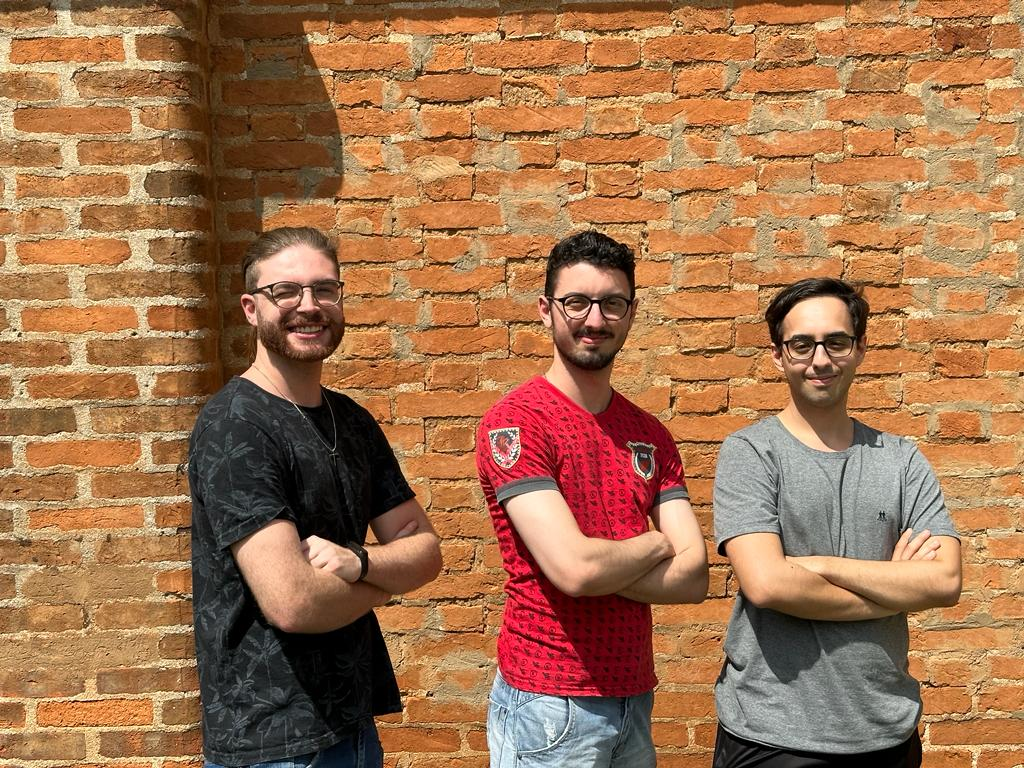
#> input picture Prova 1/Imagens/foto no muro.jpeg, 1024 x 768 px
$ python segmentacao_muro.py
#> lines starting #> are read from the running program, lines starting #| are printed output that depends on the picture; after the words box and inside, x2 and y2 are one past the last pixel; in counts of white or black regions, pixels touching at a corner belong together
import cv2
import numpy as np

# Read an image
img = cv2.imread('foto no muro.jpeg')
#> img is the input picture: shape (768, 1024, 3); mean B, G, R 79.2, 114.9, 162.1
print(img.shape)
#| (768, 1024, 3)

blurred_image = cv2.GaussianBlur(img, (9, 9), 0)
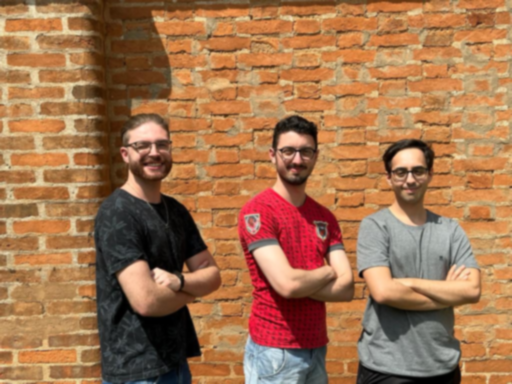
#> blurred_image: shape (768, 1024, 3) (shown at 1/2 size); mean B, G, R 79.2, 114.9, 162.1
hsv = cv2.cvtColor(blurred_image, cv2.COLOR_BGR2HSV)
#> hsv: shape (768, 1024, 3); mean H, S, V 29.6, 129.2, 163


# Mask da Roupa
lower_hsv_roupa = np.array([0, 0, 0])
upper_hsv_roupa = np.array([24, 255, 255])
maskRoupa = cv2.inRange(hsv, lower_hsv_roupa, upper_hsv_roupa)
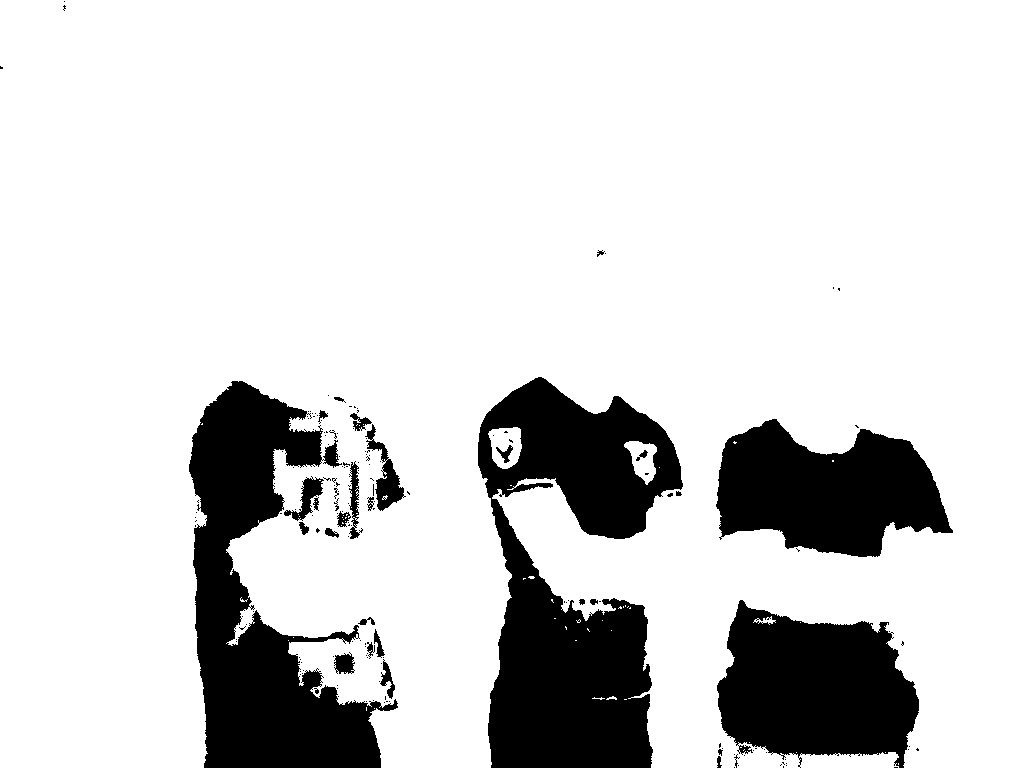
#> maskRoupa: shape (768, 1024); 83.1% white; 171 black regions (140 under 20 px), largest, box (x1, y1, x2, y2) and area: (478, 377, 683, 768) 45680, (189, 381, 398, 768) 36794, (717, 600, 919, 768) 23910

# Mask da Pele
lower_hsv_pele = np.array([11, 0, 0])
upper_hsv_pele = np.array([24, 255, 255])
maskPele = cv2.inRange(hsv, lower_hsv_pele, upper_hsv_pele)
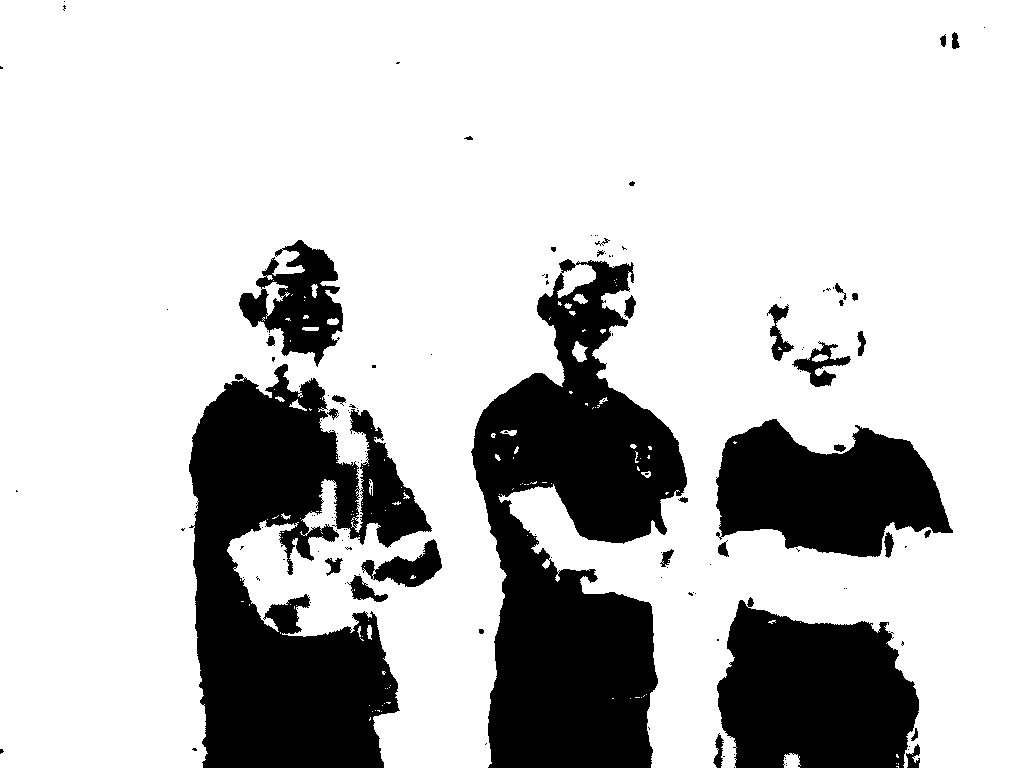
#> maskPele: shape (768, 1024); 77.2% white; 136 black regions (102 under 20 px), largest, box (x1, y1, x2, y2) and area: (471, 259, 687, 768) 61945, (189, 364, 432, 768) 56735, (717, 597, 919, 768) 26223

# Masks combinadas
combined_mask = cv2.bitwise_and(maskRoupa, maskPele)

inverted_mask = cv2.bitwise_not(combined_mask)

# Segmentando com as Masks
segmented_image = cv2.bitwise_and(img, img, mask=inverted_mask)
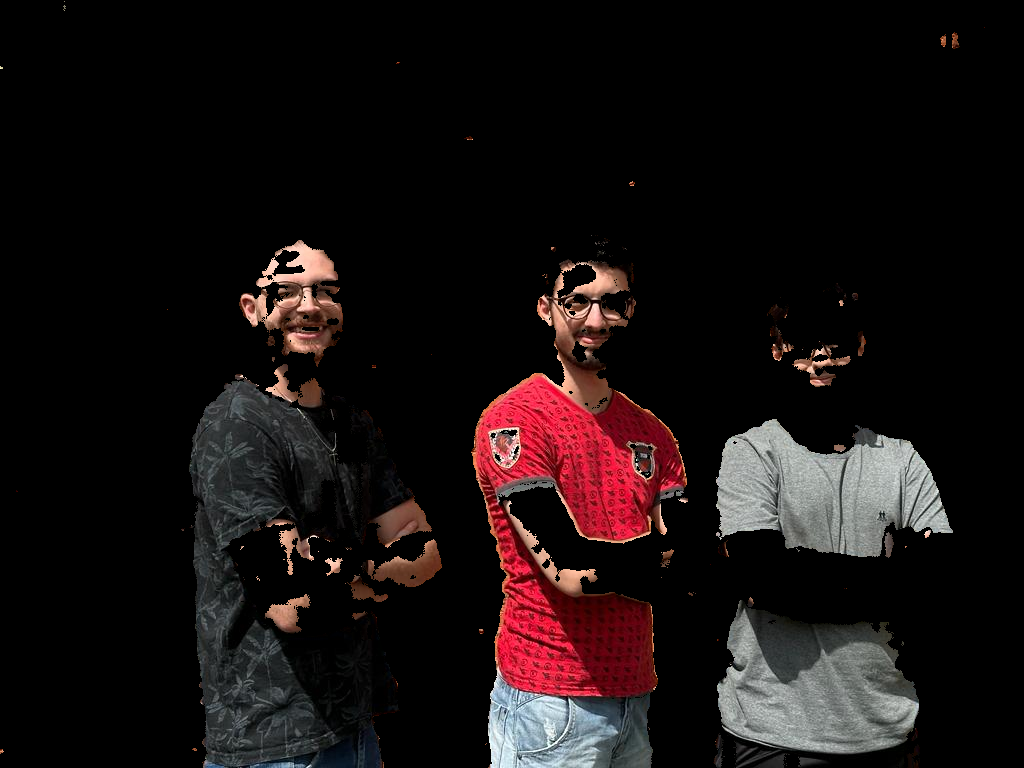
#> segmented_image: shape (768, 1024, 3); mean B, G, R 17.3, 17.2, 24.7


cv2.imshow('RGB', img)
cv2.imshow('HSV', hsv)
cv2.imshow('Segmentada', segmented_image)

cv2.waitKey(0)

$ run again, with Prova 1/Imagens/eafaef.jpeg copied over Prova 1/Imagens/foto no muro.jpeg
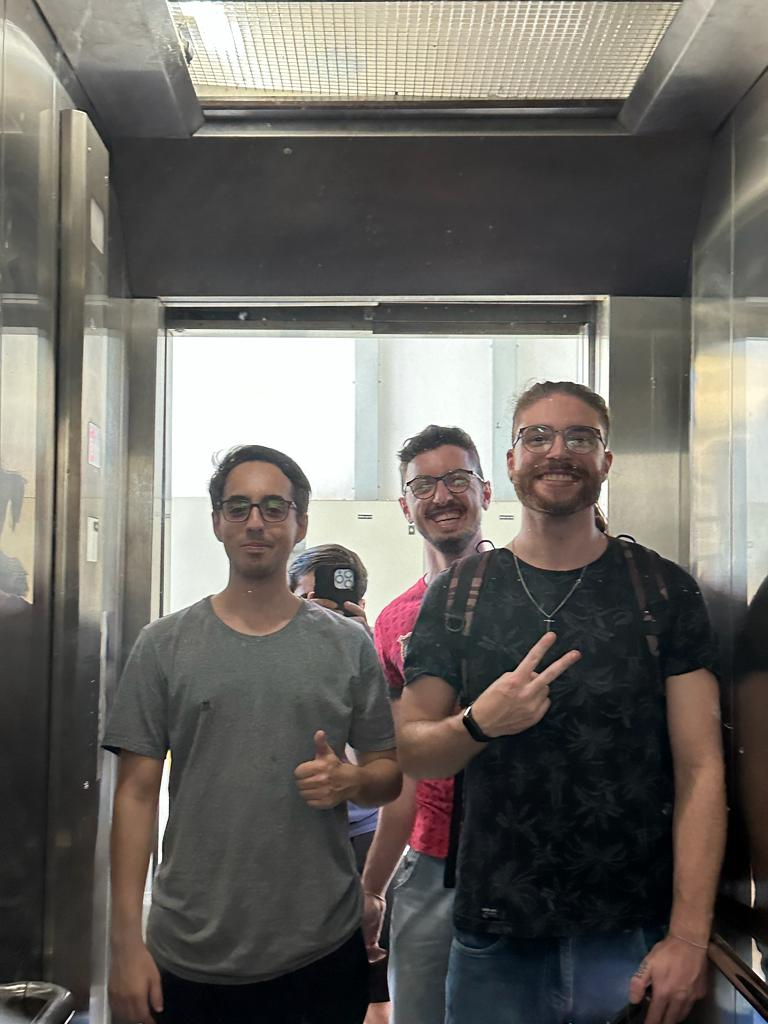
#> input picture Prova 1/Imagens/eafaef.jpeg, 768 x 1024 px
#> img is the input picture: shape (1024, 768, 3); mean B, G, R 98, 103.3, 106.7
#| (1024, 768, 3)
#> hsv: shape (1024, 768, 3); mean H, S, V 50.1, 39.9, 109.3
#> `maskRoupa = cv2.inRange(hsv, lower_hsv_roupa, upper_hsv_roupa)`:
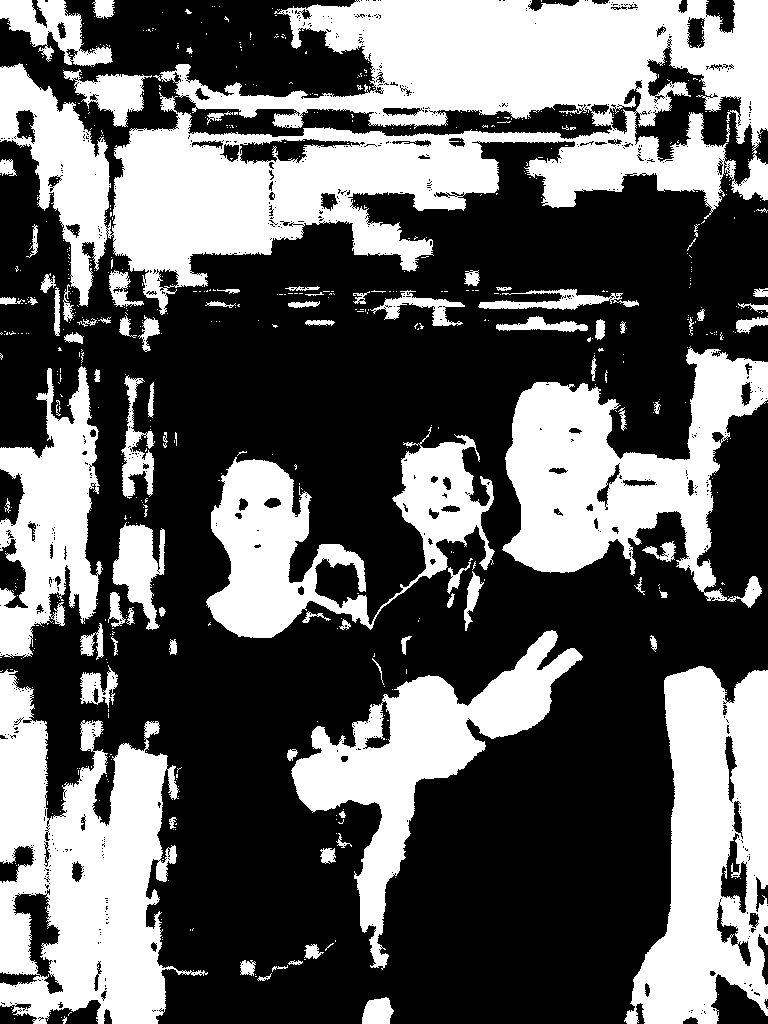
#> maskRoupa: shape (1024, 768); 38.3% white; 649 white regions (559 under 20 px), largest, box (x1, y1, x2, y2) and area: (0, 0, 768, 315) 109458, (0, 669, 208, 1024) 39701, (624, 666, 768, 1024) 32142
#> maskPele: shape (1024, 768); 21.4% white; 892 white regions (734 under 20 px), largest, box (x1, y1, x2, y2) and area: (160, 0, 768, 201) 46082, (0, 750, 179, 1024) 21828, (513, 346, 768, 591) 16240
#> `segmented_image = cv2.bitwise_and(img, img, mask=inverted_mask)`:
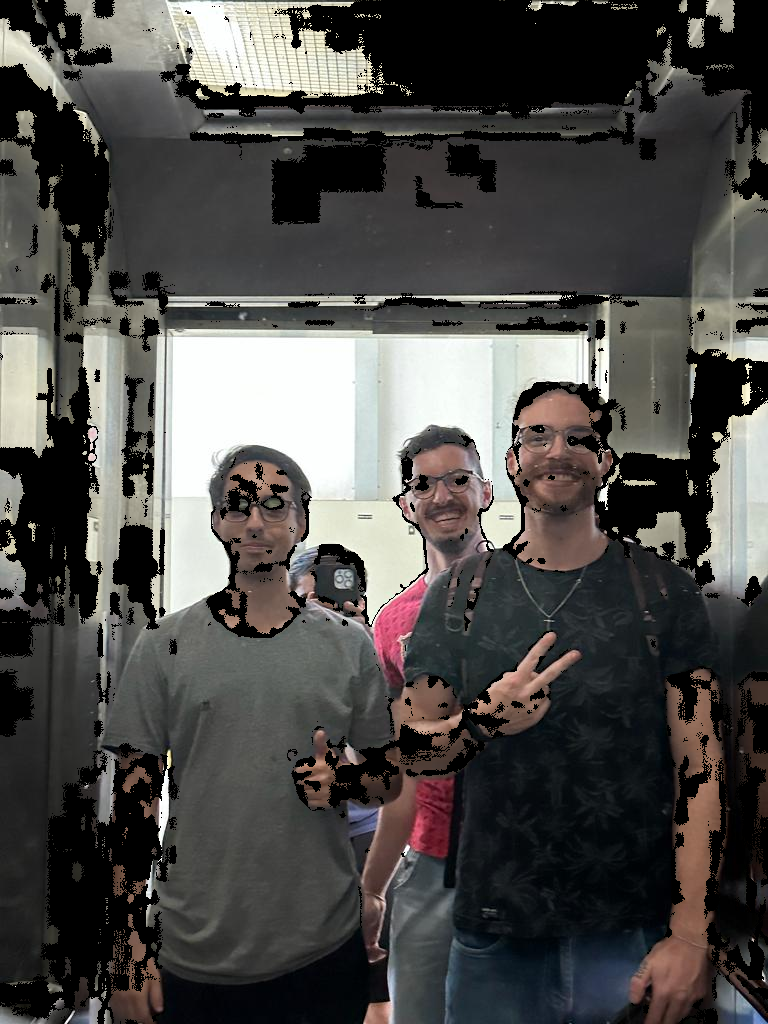
#> segmented_image: shape (1024, 768, 3); mean B, G, R 73.8, 76.1, 77.8

$ run again, with Prova 1/Imagens/escada.jpeg copied over Prova 1/Imagens/foto no muro.jpeg
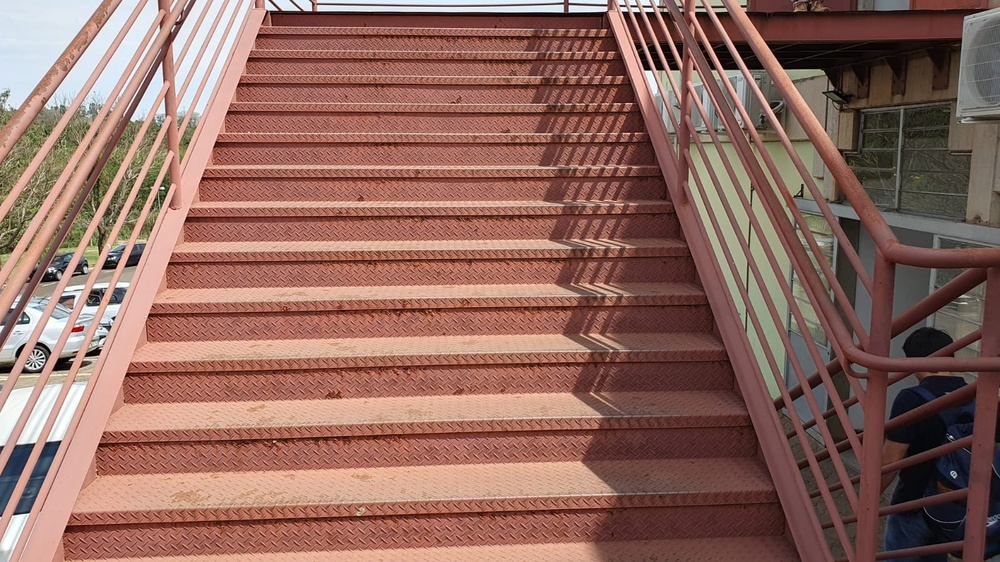
#> input picture Prova 1/Imagens/escada.jpeg, 1000 x 562 px, shrunk from 1600 x 900 before the run
#> img is the input picture: shape (562, 1000, 3); mean B, G, R 94.9, 105.2, 143.3
#| (562, 1000, 3)
#> hsv: shape (562, 1000, 3); mean H, S, V 21.1, 93.8, 144.5
#> `maskRoupa = cv2.inRange(hsv, lower_hsv_roupa, upper_hsv_roupa)`:
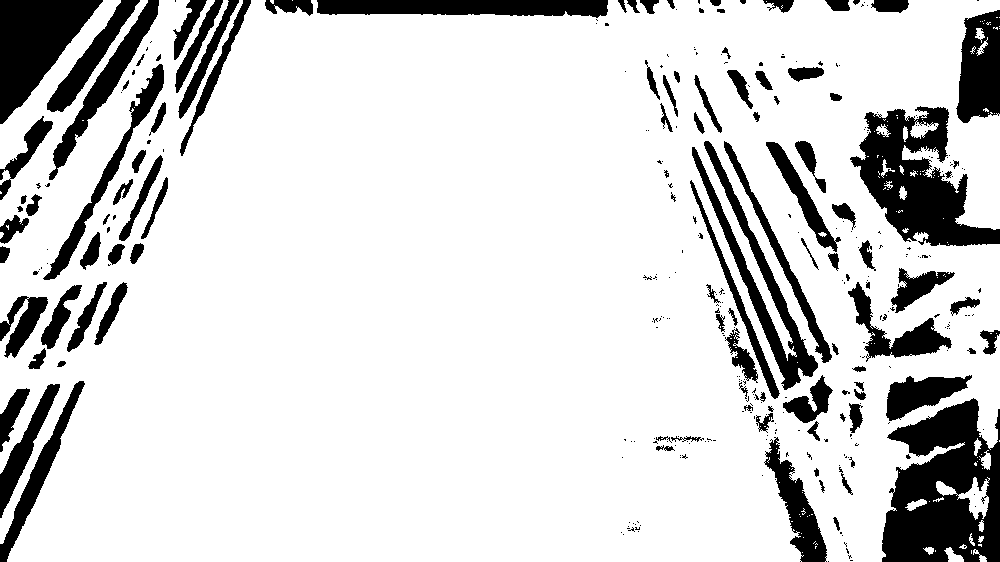
#> maskRoupa: shape (562, 1000); 83.7% white; 339 black regions (227 under 20 px), largest, box (x1, y1, x2, y2) and area: (882, 398, 1000, 562) 13307, (850, 106, 1000, 246) 9916, (0, 0, 103, 124) 6810
#> maskPele: shape (562, 1000); 9.6% white; 514 white regions (371 under 20 px), largest, box (x1, y1, x2, y2) and area: (783, 39, 1000, 245) 14099, (65, 117, 168, 291) 2946, (0, 106, 102, 270) 2333
#> `segmented_image = cv2.bitwise_and(img, img, mask=inverted_mask)`:
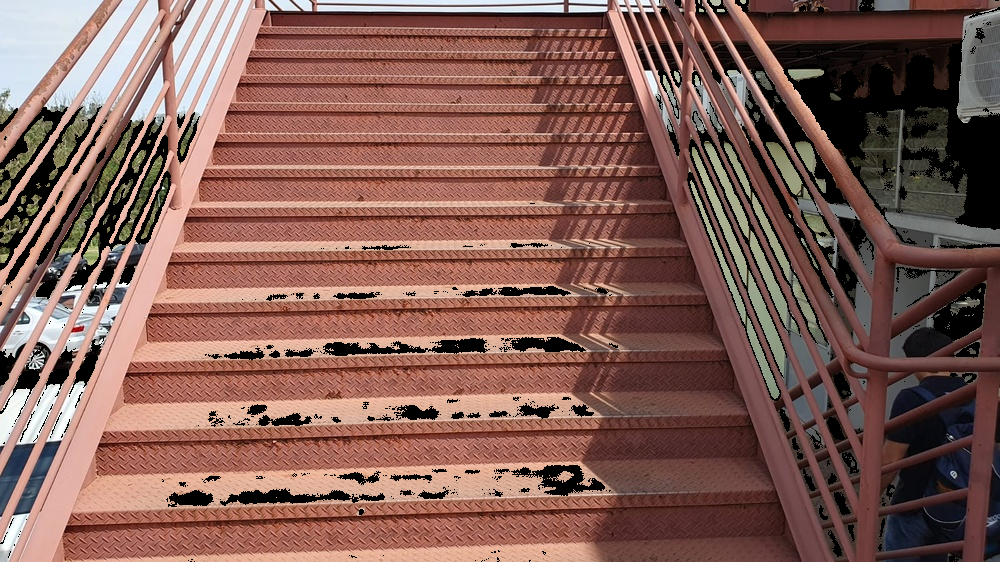
#> segmented_image: shape (562, 1000, 3); mean B, G, R 85.4, 94.1, 130.5
